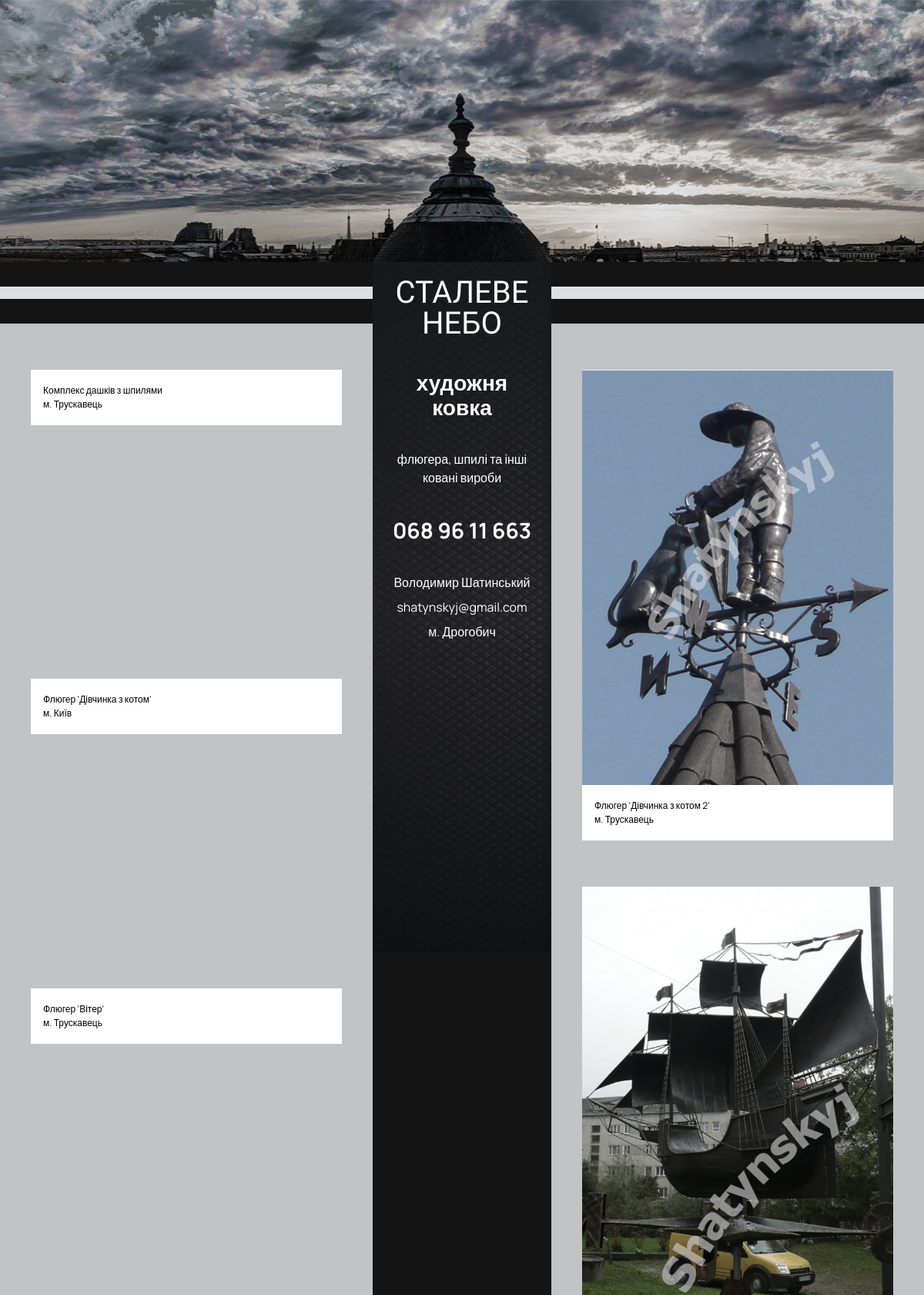
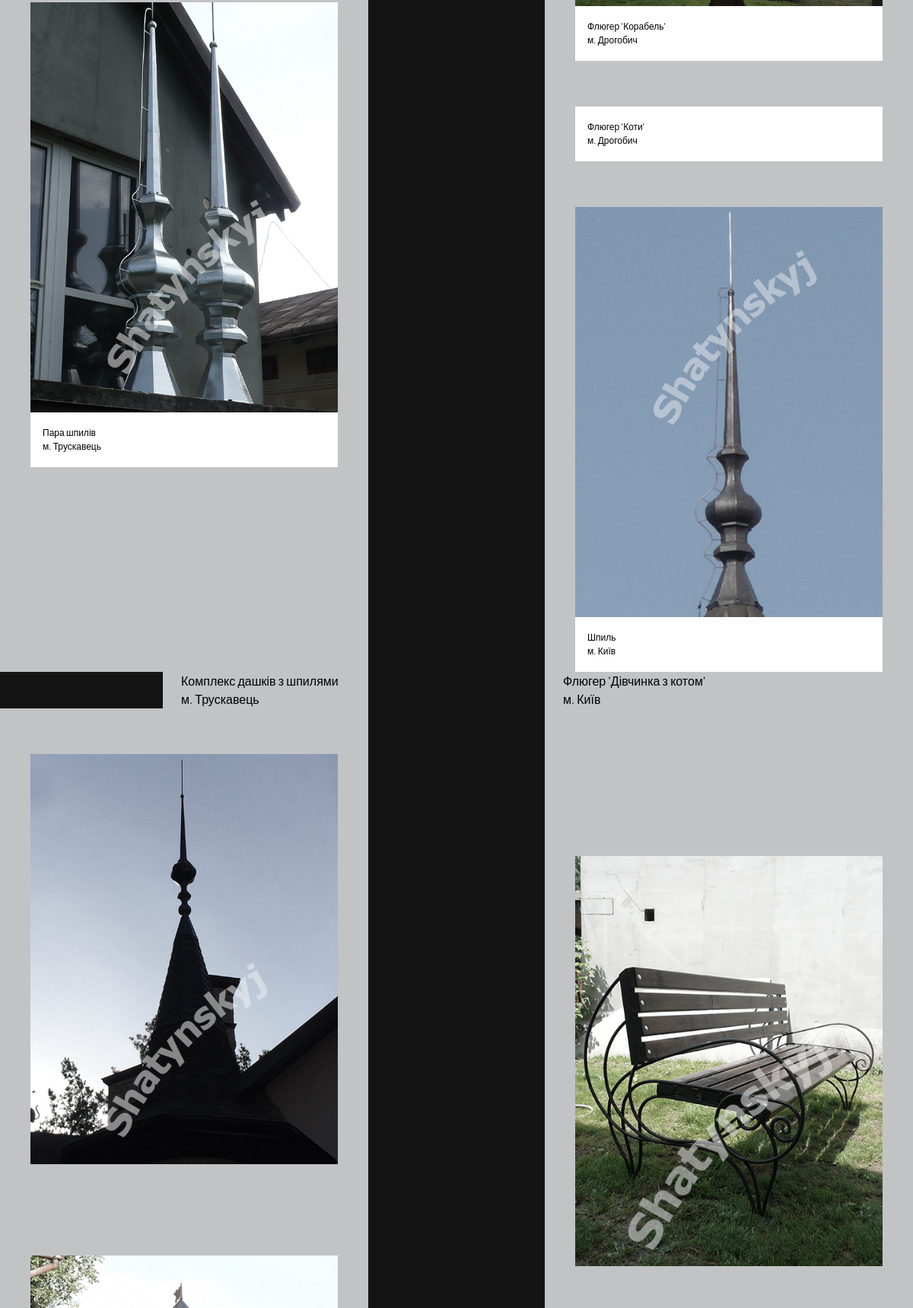
Page /test.php (upper part) on the committed database (2 pictures, top to bottom).
### tables this page shows
CREATE TABLE projects (
    id INTEGER PRIMARY KEY,
    title STRING,
    rang INTEGER, 
    place STRING,
    number_of_images INTEGER);

CREATE TABLE texts (
    id INTEGER PRIMARY KEY,
    title STRING,
    text STRING);

### app.php (the view, shortened to what this page needs)
<?php
function renderProjects($db, $limit, $offset, bool $figcaption): void
{
    $query = "SELECT id, title, place, number_of_images FROM projects LIMIT $limit OFFSET $offset";
    $results = $db->query($query);
    while ($row = $results->fetchArray()) {
        echo '
        <figure>
        <img src="/images/projects/' . $row["id"] . '/0.jpg" alt="" number="' . $row["number_of_images"] . '" id="' . $row["id"] . '">
        ';
        if ($figcaption == true) {
            echo '
            <figcaption>
            ' . $row["title"] . '
            </br>
            ' . $row["place"] . '
            </figcaption>
            ';
        }
        echo '
        </figure>
        ';
    }
}
function renderText($db, $id): void
{
    $query = "SELECT title, text FROM texts WHERE id = $id";
    $results = $db->query($query);
    while ($row = $results->fetchArray()) {
        echo '
        <div>
        <h3>
        ' . $row["title"] . '
        </h3>
        <div>
        ' . $row["text"] . '
        </div>
        </div>
        ';
    }
}

### public/test.php (shortened to what this page needs)
<?php
require_once('../app.php');
?>
<!DOCTYPE html>
<html>
<head>
	<link rel="stylesheet" href="css/style.css">
</head>
<body>
	<div class="container">
		<header>
			<div id="company-title">
				СТАЛЕВЕ НЕБО
			</div>
			<h1>
				художня ковка
			</h1>
			<div>
				флюгера, шпилі
				та&nbspінші ковані вироби
			</div>
			<h1>
				<a href="tel:+380689611663" id="tel">
					068 96 11 663
				</a>
			</h1>
			<address>
				<div>
					Володимир Шатинський
				</div>
				<div>
					<a href="mailto:shatynskyj@gmail.com">
						shatynskyj&shy;@gmail.com
					</a>
				</div>
				<div>
					м.&nbspДрогобич
				</div>
			</address>
		</header>
		<div id="first-half-of-line" class="line"></div>
		<div id="second-half-of-line" class="line"></div>
		<section id="first-half-of-selected-projects" class="first-half">
			<?php renderProjects($db, 4, 0, true); ?>
		</section>
		<section id="second-half-of-selected-projects" class="second-half">
			<?php renderProjects($db, 4, 4, true); ?>
		</section>
		<section id="first-text" class="first-half">
			<?php renderText($db, 1); ?>
		</section>
		<section id="second-text" class="second-half">
			<?php renderText($db, 2); ?>
		</section>
		<section id="first-half-of-other-projects" class="first-half">
			<?php renderProjects($db, 8, 8, false); ?>
		</section>
		<section id="second-half-of-other-projects" class="second-half">
			<?php renderProjects($db, 8, 16, false); ?>
		</section>
	</div>
</body>
</html>

### public/css/style.css (style rules this page uses)
body { min-width: 320px; max-width: 1374px; margin: 0 auto; background-color: rgba(20, 20, 20, 1); font-family: "Manrope", sans-serif; color: rgba(255, 255, 255, 1); }
a { color: rgba(255, 255, 255, 1); }
h1 { font-size: 1.75rem; font-weight: 700; line-height: 2rem; }
header { display: flex; flex-direction: column; grid-area: header; padding: 3.75rem 0; text-align: center; color: rgba(255, 255, 255, 1); gap: 2.5rem; }
header address { display: flex; flex-direction: column; gap: 0.5rem; }
.container { display: grid; grid-template-areas: "header" "first-half-of-selected-projects" "second-half-of-selected-projects" "first-text" "second-text" "first-half-of-other-projects" "second-half-of-other-projects" "." "footer"; grid-template-columns: 1fr; grid-template-rows: repeat(7, auto) 3.75rem 340px; margin: 0 auto; padding-top: 340px; background: url("../images/sky-fon.jpg") top center no-repeat; }
#company-title { font-family: "Russo One", sans-serif; font-size: 40px; line-height: 40px; }
section { display: grid; grid-template-columns: repeat(auto-fit, minmax(260px, 1fr)); justify-content: center; padding: 0 24px; background-color: rgba(194, 195, 197, 1); color: rgba(0, 0, 0, 1); }
section figure { margin: 60px 16px 0; }
section figure img { cursor: pointer; }
section figcaption { display: flex; align-items: center; height: 4.5rem; padding: 0.15rem 1rem; background-color: rgba(255, 255, 255, 1); font-size: 0.75rem; }
#first-half-of-selected-projects { grid-area: first-half-of-selected-projects; }
#second-half-of-selected-projects { grid-area: second-half-of-selected-projects; }
#first-half-of-other-projects { grid-area: first-half-of-other-projects; }
#second-half-of-other-projects { grid-area: second-half-of-other-projects; padding-bottom: 3.75rem; }
.line { display: none; width: 100%; height: 16px; margin-top: 32px; background-color: rgba(222, 223, 225, 1); }
@media (min-width: 844px) { .container { grid-template-areas: "first-half-of-line header second-half-of-line " "first-half-of-selected-projects header second-half-of-selected-projects " "first-text header second-text " "first-half-of-other-projects header second-half-of-other-projects " ". header ." "footer footer footer"; grid-template-columns: 1fr 232px 1fr; grid-template-rows: 80px auto auto auto 32px 340px; } }
@media (min-width: 844px) { header { align-self: start; position: sticky; top: 0; height: 56rem; padding: 20px; background-image: linear-gradient( to bottom, rgba(22, 23, 27, 0.9) 0%, rgba(37, 37, 41, 0.4) 50%, rgba(14, 15, 19, 0.9) 100% ), url("../images/steel-fon.jpg"); } }
@media (min-width: 844px) { section { grid-template-columns: repeat(auto-fit, minmax(222px, 1fr)); } }
@media (min-width: 844px) { section figure img { filter: grayscale(50%); } }
@media (min-width: 844px) { .first-half { justify-self: flex-end; } }
@media (min-width: 844px) { .line { display: block; } }
@media (min-width: 844px) { #first-half-of-other-projects { padding-bottom: 3.37rem; } }

### rows in the picture
projects: title "Комплекс дашків з шпилями", place "м. Трускавець"
projects: title "Флюгер 'Дівчинка з котом'", place "м. Київ"
projects: title "Флюгер 'Вітер'", place "м. Трускавець"
projects: shows a picture, title "Пара шпилів", place "м. Трускавець"
projects: shows a picture, title "Флюгер 'Дівчинка з котом 2'", place "м. Трускавець"
projects: shows a picture, title "Флюгер 'Корабель'", place "м. Дрогобич"
projects: title "Флюгер 'Коти'", place "м. Дрогобич"
projects: shows a picture, title "Шпиль", place "м. Київ"
texts: title "Комплекс дашків з шпилями", text "м. Трускавець"
texts: title "Флюгер 'Дівчинка з котом'", text "м. Київ"
projects: shows a picture
projects: shows a picture
projects: shows a picture
